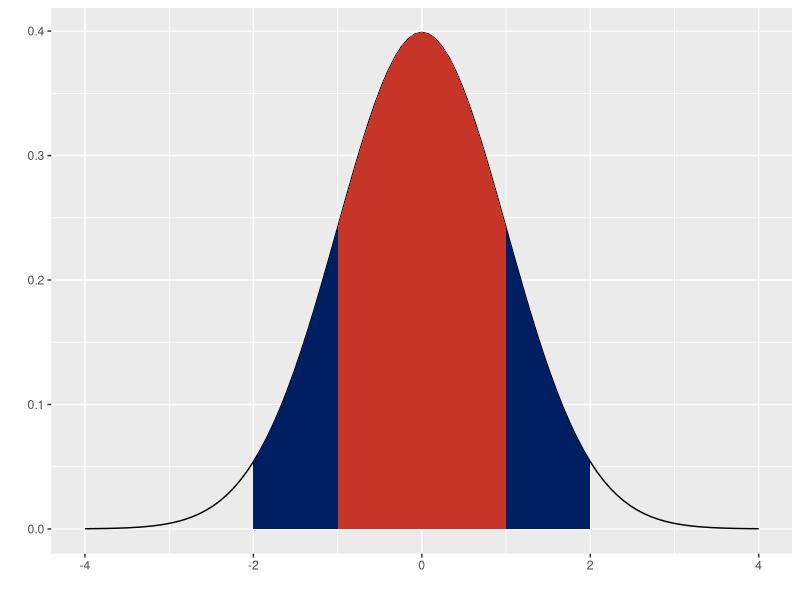

Write R code to recreate this figure.
library(ggplot2)
ggplot(data = NULL) +
  aes(xmin = -4, xmax = 4) +
  stat_function(fun=dnorm) +
  geom_ribbon(
    data = data.frame(
      X = x<-seq(-2, 2, len=1000),
      Y = dnorm(x)),
    aes(x = X, y = Y, ymin = 0, ymax = Y),
    fill = "#001E62") +
  geom_ribbon(
    data = data.frame(
      X = x<-seq(-1, 1,len=1000),
      Y = dnorm(x)),
    aes(x=X, y=Y, ymin=0, ymax=Y),
    fill = "#C63527") +
  xlab("") +
  ylab("")